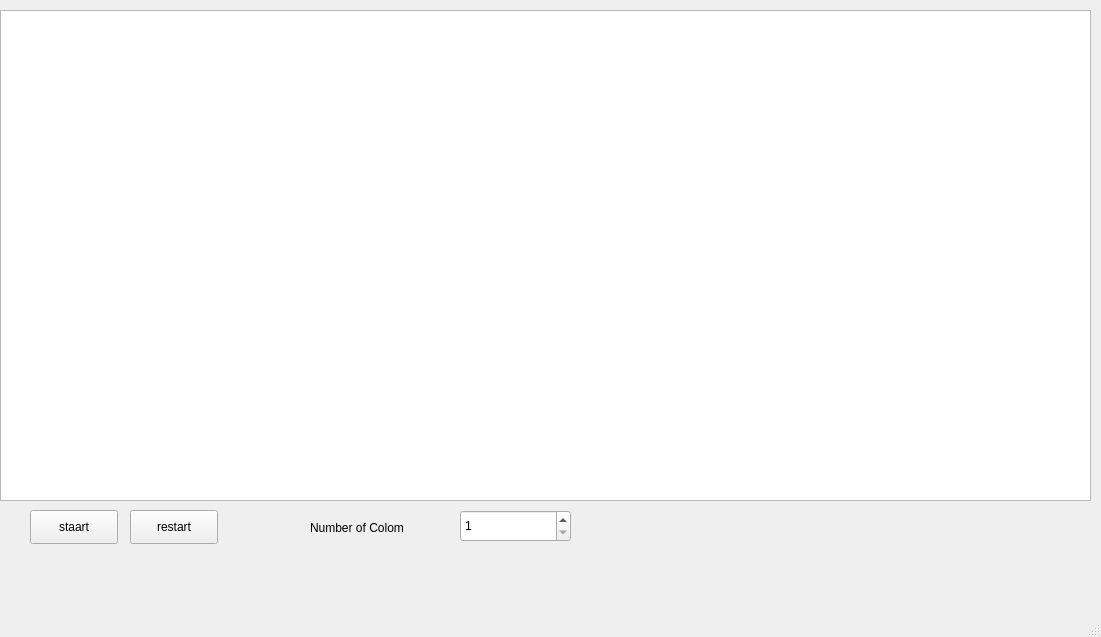
<?xml version="1.0" encoding="UTF-8"?>
<ui version="4.0">
 <class>MainWindow</class>
 <widget class="QMainWindow" name="MainWindow">
  <property name="geometry">
   <rect>
    <x>0</x>
    <y>0</y>
    <width>1101</width>
    <height>637</height>
   </rect>
  </property>
  <property name="windowTitle">
   <string>MainWindow</string>
  </property>
  <widget class="QWidget" name="centralwidget">
   <widget class="QGraphicsView" name="graphicsView">
    <property name="geometry">
     <rect>
      <x>0</x>
      <y>10</y>
      <width>1091</width>
      <height>491</height>
     </rect>
    </property>
   </widget>
   <widget class="QPushButton" name="start">
    <property name="geometry">
     <rect>
      <x>30</x>
      <y>510</y>
      <width>88</width>
      <height>34</height>
     </rect>
    </property>
    <property name="text">
     <string>staart</string>
    </property>
   </widget>
   <widget class="QSpinBox" name="speed">
    <property name="geometry">
     <rect>
      <x>460</x>
      <y>510</y>
      <width>111</width>
      <height>32</height>
     </rect>
    </property>
    <property name="minimum">
     <number>1</number>
    </property>
    <property name="maximum">
     <number>10</number>
    </property>
   </widget>
   <widget class="QLabel" name="label">
    <property name="geometry">
     <rect>
      <x>310</x>
      <y>517</y>
      <width>111</width>
      <height>21</height>
     </rect>
    </property>
    <property name="text">
     <string>Number of Colom</string>
    </property>
   </widget>
   <widget class="QPushButton" name="restart">
    <property name="geometry">
     <rect>
      <x>130</x>
      <y>510</y>
      <width>88</width>
      <height>34</height>
     </rect>
    </property>
    <property name="text">
     <string>restart</string>
    </property>
   </widget>
  </widget>
  <widget class="QMenuBar" name="menubar">
   <property name="geometry">
    <rect>
     <x>0</x>
     <y>0</y>
     <width>1101</width>
     <height>30</height>
    </rect>
   </property>
  </widget>
  <widget class="QStatusBar" name="statusbar"/>
 </widget>
 <resources/>
 <connections/>
</ui>
